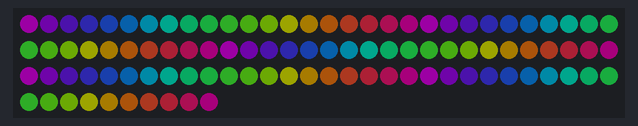
Recording of a sketch running on a simulated Arduino Uno, built with avr-gcc and run on an emulated ATmega328P. On the bench: 100 RGB LEDs in strip order, left to right, continuing on the next row. Dim RGB values are drawn brighter than linear.

Above: at 0.16 s.
At 5.07 s:
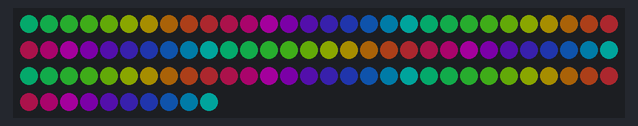
At 9.99 s:
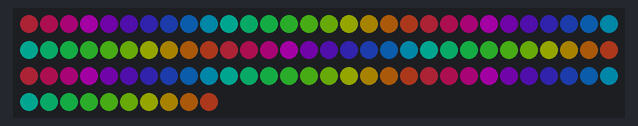
At 19.82 s:
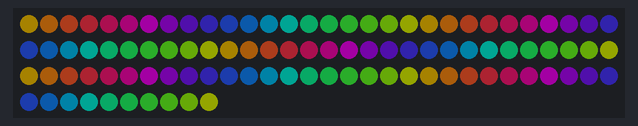
At 29.66 s:
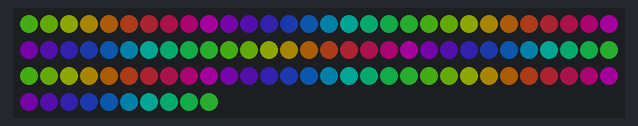
At 39.64 s:
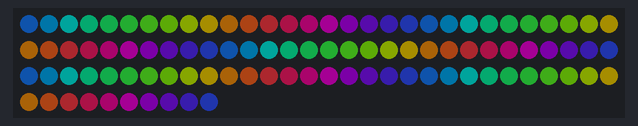

The sketch:

LEDillumination.ino
```cpp
#include "SerialLedController.h"
LedController led(13, 100, 1000, 50 ,20);
//遅延0.7ms/led

void setup() {
}

void loop() {
  led.showWave();
}
```

SerialLedController.h
```cpp
#pragma once
#include <Adafruit_NeoPixel.h>

class LedController {

  private:
    Adafruit_NeoPixel* pixel;
    int8_t pin;
    int ledNum;
    int cycle;
    int8_t maxPower;
    int ledGroups;

    unsigned long time, lastTime;
    bool direction = 1;

  public:
    LedController(int8_t pin, int ledNum, int cycle, int8_t maxPower, int ledGroups = 1):
      pin(pin), ledNum(ledNum), cycle(cycle), maxPower(maxPower), ledGroups(ledGroups) {
      pixel = new Adafruit_NeoPixel(ledNum, pin);
      pixel->begin();
    }
    ~LedController() {
      pixel->~Adafruit_NeoPixel();
    }

    /*1つのLEDの色相が1周する周期(ms)*/
    void setCycle(int cycle) {
      this->cycle = cycle;
    }

    /*色相が1周するLEDのまとまりの合計*/
    void setGroups(int ledGroups) {
      this->ledGroups = ledGroups;
    }

    /*最高輝度(0~255)*/
    void setBrightness(int8_t maxPower) {
      this->maxPower = maxPower;
    }

    /*流れる方向(1:データ転送方向と同じ方向 0:逆方向)*/
    void setDirection(bool direction) {
      this->direction = direction;
    }


    /*出力*/
    void showWave() {
      /*error*/
      if (!cycle || !ledGroups)return;

      if ((time = millis()) - lastTime > cycle)lastTime = time;
      float referenceX = (float)(time - lastTime) * 2 / cycle;

      for (int j = 0; j < ledNum; j++) {
        int8_t rgbData[3];  //RGBデータ格納用
        float x = referenceX - (direction ? 1 : -1) * ((float)j * 2 / ledGroups); //sin波出力用のx軸
        for (int i = 0; i < 3; i++)
          rgbData[i] = maxPower * (sin(fmod(x - (float)i * 2 / 3, 2) * PI) + 1) / 2;
        pixel->setPixelColor(j, rgbData[0], rgbData[1], rgbData[2]);
      }
      pixel->show();
    }


    /*LEDすべて同じ色で出力*/
    void showSameWave() {
      /*error*/
      if (!cycle)return;

      if ((time = millis()) - lastTime > cycle)lastTime = time;

      int8_t rgbData[3];
      float x = (float)(time - lastTime) * 2 / cycle; //sin波出力用のx軸
      for (int i = 0; i < 3; i++)
        rgbData[i] = maxPower * (sin(fmod(x - (float)i * 2 / 3, 2) * PI) + 1) / 2;

      for (int i = 0; i < ledNum; i++) {
        pixel->setPixelColor(i, rgbData[0], rgbData[1], rgbData[2]);
      }
      pixel->show();
    }

    void setPixelColor(uint16_t n, uint8_t r, uint8_t g, uint8_t b) {
      pixel->setPixelColor(n, r, g, b);
    }

    /*全消去*/
    void clear() {
      for (int i = 0; i < ledNum; i++)
        pixel->setPixelColor(i, 0);
      pixel->show();
    }

};
```
